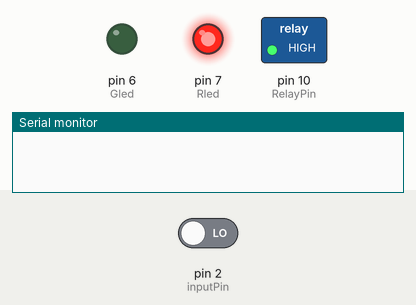
Recording of a sketch running on a simulated Arduino Uno, built with avr-gcc and run on an emulated ATmega328P. On the bench: switched loads named in the sketch (green lamp = pin HIGH), output pins drawn as LEDs (lit = HIGH), the last lines printed to the serial monitor. The inputs (shaded band) are chosen by the test bench; at power-on: pin 2 (inputPin) LOW.

Above: at 1.2 s.
1.3 s: pin 2 (inputPin) driven HIGH
At 1.6 s:
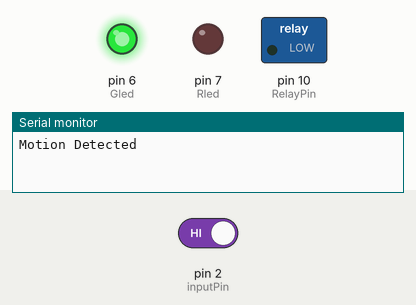
2.8 s: pin 2 (inputPin) driven LOW
At 4.0 s:
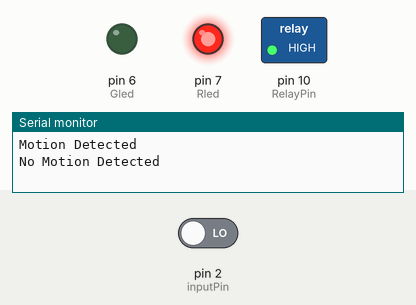
Timing chart, 0 to 5.8 s (numbered marks = the images above; inputs shaded):
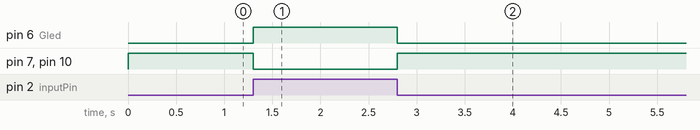

The sketch:

PIR_LIGHTS.ino
```cpp
int inputPin = 2;
int RelayPin = 10;
int pirState = LOW;
int relayState = LOW;
int val = 0;
int Rled = 7;
int Gled = 6;


void setup()
{
  pinMode(inputPin,INPUT);
  pinMode(RelayPin,OUTPUT);
  pinMode(Rled,OUTPUT);
  pinMode(Gled,OUTPUT);
  digitalWrite(Rled,HIGH);
  digitalWrite(Gled,LOW);
  digitalWrite(RelayPin,HIGH);
  Serial.begin(9600);
}

void loop()
{
  val = digitalRead(inputPin);
  if(val == HIGH)
  {
    digitalWrite(Gled,HIGH);
    digitalWrite(Rled,LOW);
    if(pirState == LOW)
    {
      Serial.println("Motion Detected");
      pirState = HIGH;
    }
    if(relayState == LOW)
      {
        relayState = HIGH;
        digitalWrite(RelayPin,LOW);
      }
      //delay(500);

  }
  if(val == LOW)
  {
    digitalWrite(Rled,HIGH);
    digitalWrite(Gled,LOW);
    if(pirState == HIGH)
    {
      Serial.println("No Motion Detected");
      pirState = LOW;
    }
     if(relayState == HIGH)
      {
        relayState = LOW;
        digitalWrite(RelayPin,HIGH);
      }

  }


}
```

Measured:
- after the input at 1.3 s, pin 6 (Gled): LOW → HIGH at once; pin 7 (Rled), pin 10 (RelayPin): HIGH → LOW at once
- after the input at 2.8 s, pin 6 (Gled): HIGH → LOW at once; pin 7 (Rled), pin 10 (RelayPin): LOW → HIGH at once
